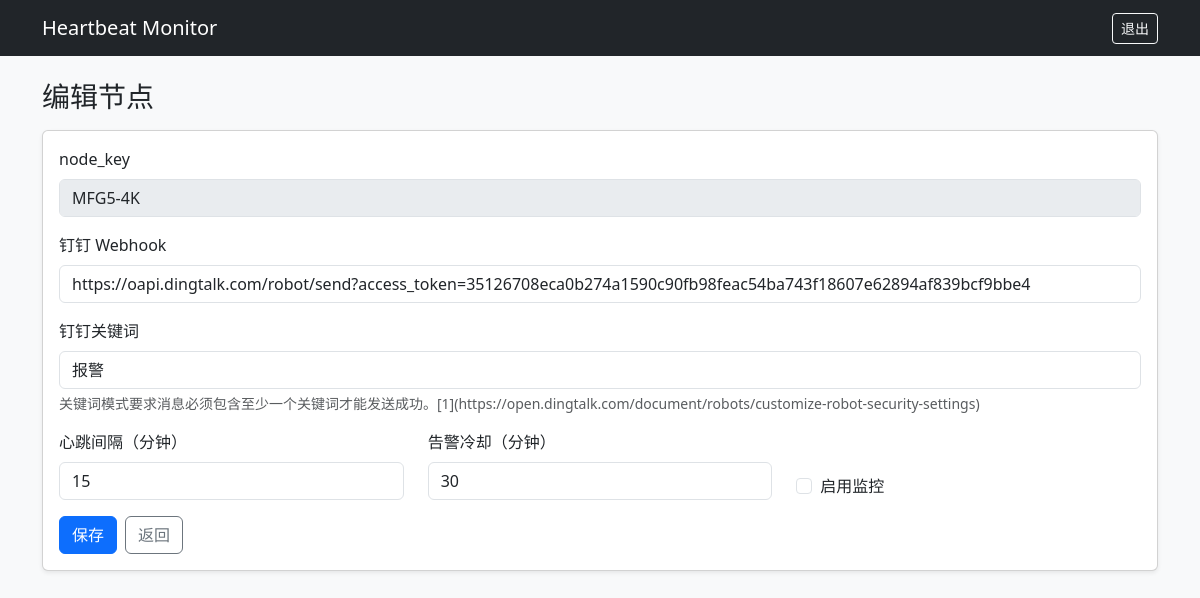
Screenshot of /ui/nodes/1/edit (signed in) with the database file from the repository.
### app/models.py (models this page shows)
class MonitorNode(Base):
    __tablename__ = "monitor_nodes"
    id = Column(Integer, primary_key=True, index=True)
    node_key = Column(String(128), unique=True, index=True, nullable=False)
    enabled = Column(Boolean, default=True, nullable=False)
    interval_min = Column(Integer, default=15, nullable=False)
    ding_webhook = Column(String(512), nullable=False)
    ding_keyword = Column(String(64), nullable=False)
    last_seen_at = Column(DateTime, nullable=True)
    last_alert_at = Column(DateTime, nullable=True)
    alert_cooldown_min = Column(Integer, default=30, nullable=False)

### app/main.py (the view)
@app.get("/ui/nodes/{node_id}/edit", response_class=HTMLResponse)
def node_edit_page(request: Request, node_id: int, db=Depends(get_db), _: None = Depends(require_login)):
    node = db.query(MonitorNode).filter(MonitorNode.id == node_id).first()
    if not node:
        return RedirectResponse(url="/ui/nodes", status_code=302)
    return templates.TemplateResponse(
        request=request,
        name="node_form.html",
        context={
            "mode": "edit",
            "node": node,
            "err": None,
            "defaults": None,
        },
    )

### templates/node_form.html (shortened to what this page needs)
{% extends "base.html" %}
{% block content %}
<h3 class="mb-3">
  {% if mode == "new" %}新建节点{% else %}编辑节点{% endif %}
</h3>
<div class="card shadow-sm">
  <div class="card-body">
    <form method="post" action="{% if mode == 'new' %}/ui/nodes/new{% else %}/ui/nodes/{{node.id}}/edit{% endif %}">
      {% if mode == "new" %}
      <div class="mb-3">
        <label class="form-label">node_key（唯一标识）</label>
        <input class="form-control" name="node_key" placeholder="例如 GW_A_01" required />
        <div class="form-text">短信网关心跳上报会用这个字段区分谁是谁。</div>
      </div>
      {% else %}
      <div class="mb-3">
        <label class="form-label">node_key</label>
        <input class="form-control" value="{{ node.node_key }}" disabled />
      </div>
      {% endif %}
      <div class="mb-3">
        <label class="form-label">钉钉 Webhook</label>
        <input class="form-control" name="ding_webhook"
               value="{{ node.ding_webhook if node else '' }}"
               placeholder="https://oapi.dingtalk.com/robot/send?access_token=xxx"
               required />
      </div>
      <div class="mb-3">
        <label class="form-label">钉钉关键词</label>
        <input class="form-control" name="ding_keyword"
               value="{{ node.ding_keyword if node else '' }}"
               placeholder="例如 监控报警"
               required />
        <div class="form-text">
          关键词模式要求消息必须包含至少一个关键词才能发送成功。[1](https://open.dingtalk.com/document/robots/customize-robot-security-settings)
        </div>
      </div>
      <div class="row">
        <div class="col-md-4 mb-3">
          <label class="form-label">心跳间隔（分钟）</label>
          <input class="form-control" type="number" min="1" name="interval_min"
                 value="{{ node.interval_min if node else 15 }}" required />
        </div>
        <div class="col-md-4 mb-3">
          <label class="form-label">告警冷却（分钟）</label>
          <input class="form-control" type="number" min="1" name="alert_cooldown_min"
                 value="{{ node.alert_cooldown_min if node else 30 }}" required />
        </div>
        <div class="col-md-4 mb-3 d-flex align-items-end">
          <div class="form-check">
            <input class="form-check-input" type="checkbox" name="enabled"
                   {% if mode == "new" %}checked{% endif %}>
            <label class="form-check-label">启用监控</label>
          </div>
        </div>
      </div>
      <div class="d-flex gap-2">
        <button class="btn btn-primary" type="submit">保存</button>
        <a class="btn btn-outline-secondary" href="/ui/nodes">返回</a>
      </div>
    </form>
  </div>
</div>
{% endblock %}

### rows the page displays
MonitorNode: node_key "MFG5-4K", ding_webhook "https://oapi.dingtalk.com/robot/send?access_token=35126708eca0b274a1590c90fb98feac54ba743f18607e62894af839bcf9bbe4", ding_keyword "报警", interval_min "15", alert_cooldown_min "30"
